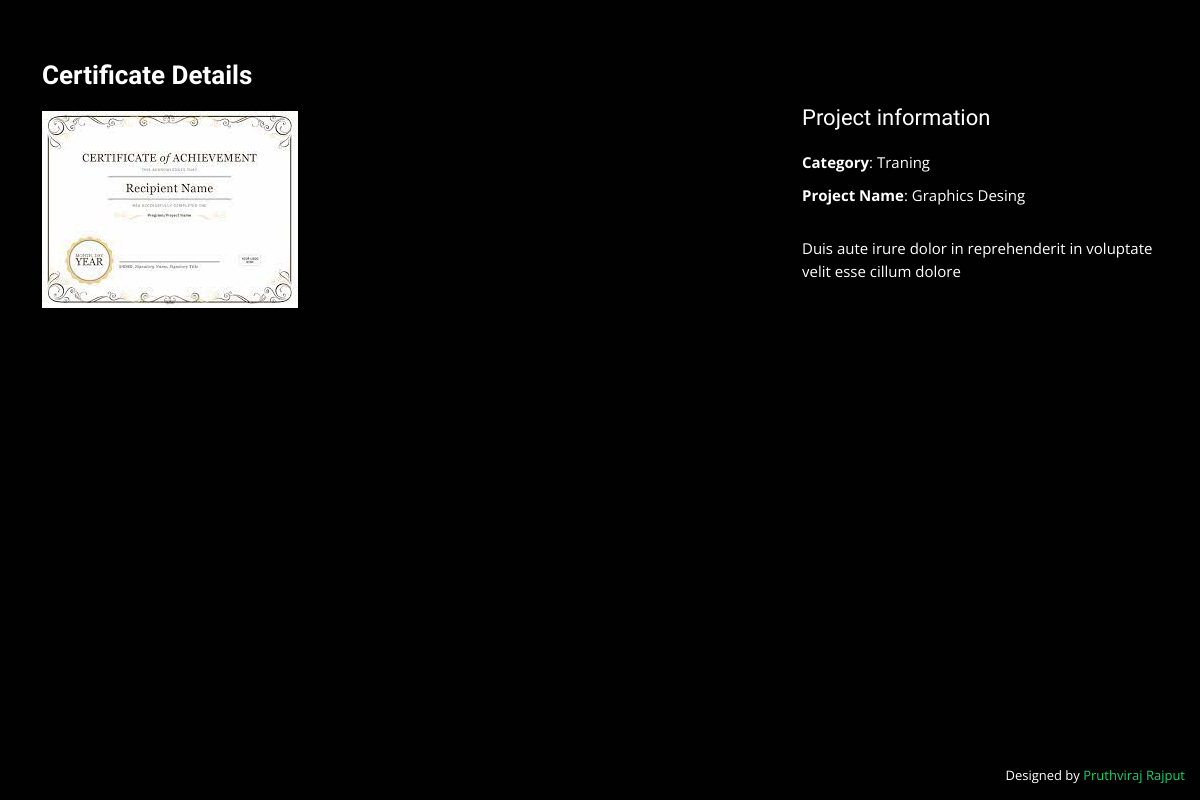
/certificate-details.php?id=31, run on the app's committed database.
### tables this page shows
CREATE TABLE `certificate` (
  `id` int(11) NOT NULL,
  `type` varchar(255) NOT NULL,
  `name` varchar(255) NOT NULL,
  `certificate` varchar(255) NOT NULL,
  `description` varchar(700) NOT NULL,
  `added_on` timestamp NOT NULL DEFAULT current_timestamp() ON UPDATE current_timestamp(),
  `status` tinyint(4) NOT NULL
);

### certificate-details.php (the view)
<?php
  include 'top.php';
  if(isset($_GET['id']) && $_GET['id']>0){
    $id=mysqli_escape_string($con,$_GET['id']);
    $certificate_details = mysqli_fetch_assoc(mysqli_query($con,"SELECT * FROM certificate WHERE id = '$id'"));
  }
?>
  <main id="main">
    <div id="portfolio-details" class="portfolio-details">
      <div class="container">
        <div class="row">
          <div class="col-lg-8">
           <h2 class="portfolio-title">Certificate Details</h2>
            <div class="portfolio-details-slider swiper-container">
                  <img src="<?php echo SITE_CERTIFICATE_IMAGE.$certificate_details['certificate'] ?>" alt="" class="img-fluid">
            </div>
          </div>
          <div class="col-lg-4 portfolio-info">
            <h3>Project information</h3>
            <ul>
              <li><strong>Category</strong>: <?php echo $certificate_details['type'];?></li>
              <li><strong>Project Name</strong>: <?php echo $certificate_details['name'];?></li>
            </ul>
            <p>
              <?php echo $certificate_details['description']; ?>
            </p>
          </div>
        </div>
      </div>
    </div>
  </main>
  <?php include "footer.php"?>

### css/style.css (style rules this page uses)
body { font-family: "Open Sans", sans-serif; background-color: #040404; color: #fff; position: relative; background: transparent; }
body::before { content: ""; position: fixed; background: #040404 url("") top right no-repeat; background-size: cover; left: 0; right: 0; top: 0; height: 100vh; z-index: -1; }
@media (min-width: 1024px) { body::before { background-attachment: fixed; } }
h1, h2, h3, h4, h5, h6 { font-family: "Raleway", sans-serif; }
.portfolio-details { padding-top: 40px; background: rgba(0, 0, 0, 0.8); position: fixed; left: 0; right: 0; top: 0; bottom: 0; overflow-y: auto; }
.portfolio-details .container { padding-top: 20px; padding-bottom: 40px; }
.portfolio-details .portfolio-title { font-size: 26px; font-weight: 700; margin-bottom: 20px; }
.portfolio-details .portfolio-info { padding-top: 45px; }
.portfolio-details .portfolio-info h3 { font-size: 22px; font-weight: 400; margin-bottom: 20px; }
.portfolio-details .portfolio-info ul { list-style: none; padding: 0; font-size: 15px; }
.portfolio-details .portfolio-info ul li + li { margin-top: 10px; }
.portfolio-details .portfolio-info p { font-size: 15px; padding: 15px 0 0 0; }

### data on the page
certificate: certificate (picture), type "Traning", name "Graphics Desing", description "Duis aute irure dolor in reprehenderit in voluptate velit esse cillum dolore"
